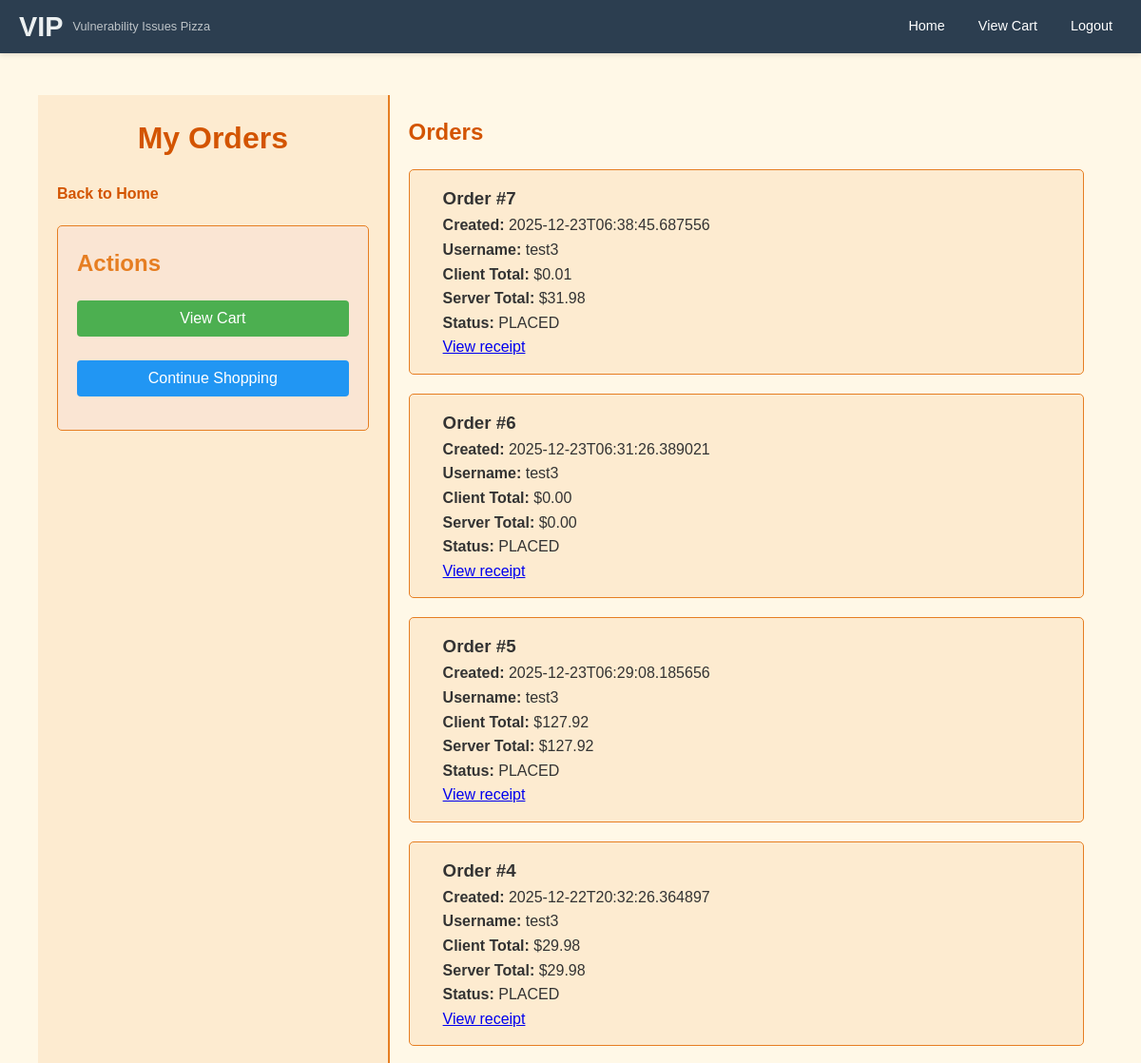
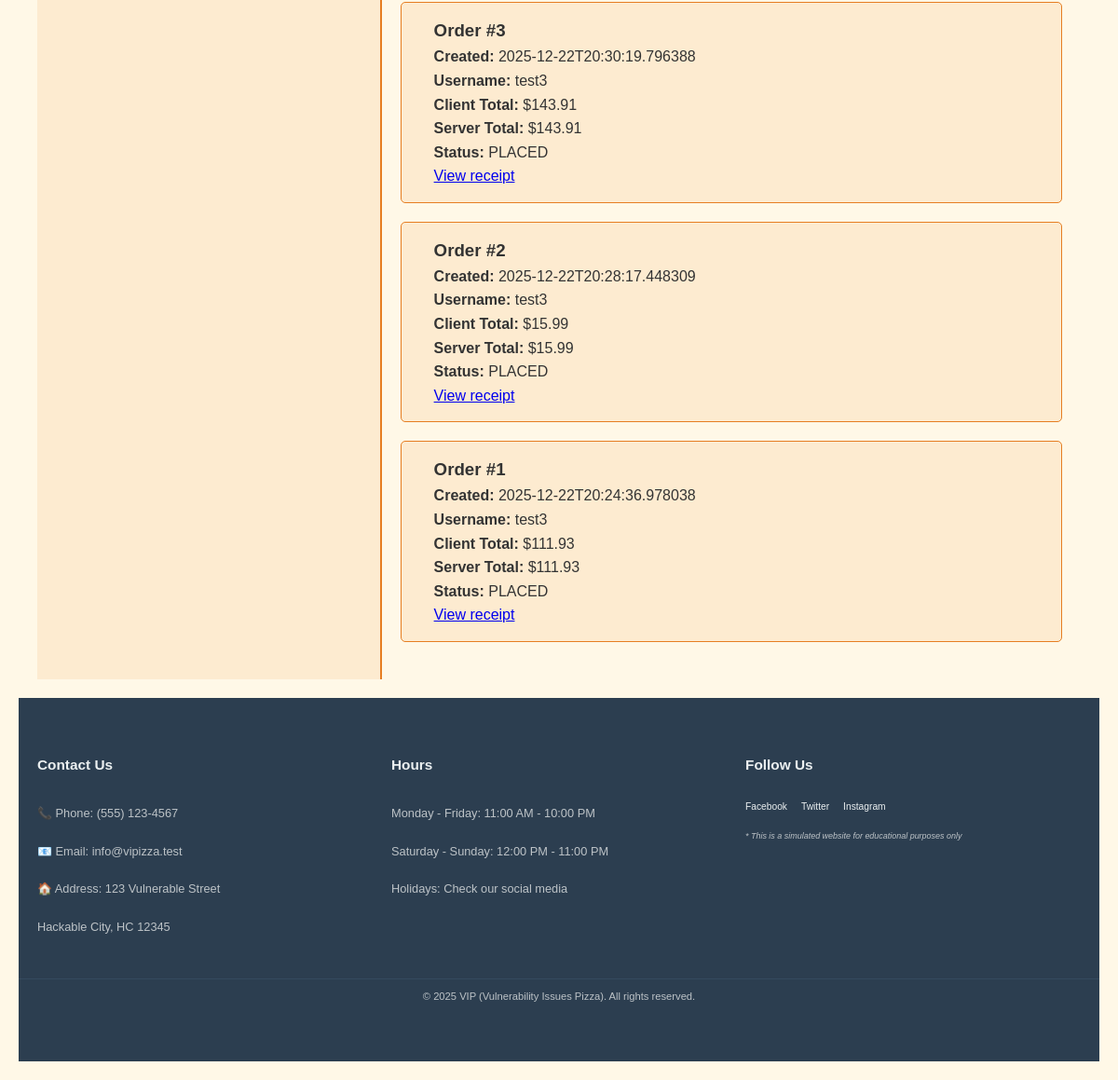
Page /my-orders (signed in) on the committed database (2 pictures, top to bottom).
### tables this page shows
CREATE TABLE orders (
            id INTEGER PRIMARY KEY AUTOINCREMENT,
            created_at TEXT,
            user_id INTEGER,
            username TEXT,
            delivery_address TEXT,
            notes TEXT,
            coupon_code TEXT,
            client_total REAL,
            server_total REAL,
            cart_json TEXT,
            status TEXT,
            FOREIGN KEY (user_id) REFERENCES users(id)
        );

### app.py (the view)
@app.route("/my-orders")
def my_orders():
    if not session.get('user'):
        return redirect(url_for('index'))
    user_id = request.args.get('user_id')
    if not user_id:
        user_id = _get_current_user_id()
    conn = sqlite3.connect(USERS_DB_PATH)
    c = conn.cursor()
    query = f"SELECT id, created_at, username, client_total, server_total, status FROM orders WHERE user_id = {user_id} ORDER BY id DESC"
    c.execute(query)
    orders = c.fetchall()
    conn.close()
    return render_template("my_orders.html", orders=orders, executed_query=query)

### app.py (called while the page is built)
def _get_current_user_id():
    if not session.get('user'):
        return None
    conn = sqlite3.connect(USERS_DB_PATH)
    c = conn.cursor()
    c.execute("SELECT id FROM users WHERE username = ?", (session.get('user'),))
    row = c.fetchone()
    conn.close()
    if not row:
        return None
    return row[0]

### templates/my_orders.html (shortened to what this page needs)
{% extends "base.html" %}
{% block content %}
<div class="container">
    <div class="left-column">
        <h1 class="admin-title">My Orders</h1>
        <a href="/" class="back-link">Back to Home</a>
        <div class="form-section admin-form">
            <h2>Actions</h2>
            <div class="cart-actions">
                <button type="button" onclick="window.location.href='{{ url_for('cart') }}'" class="continue-shopping">View Cart</button>
                <button type="button" onclick="window.location.href='/'" class="checkout-button">Continue Shopping</button>
            </div>
        </div>
    </div>
    <div class="right-column">
        <h2 class="manage-title">Orders</h2>
        <ul class="pizza-list">
            {% for row in orders %}
                <li class="pizza-item">
                    <div class="cart-item-content">
                        <div class="cart-item-details">
                            <h3>Order #{{ row[0] }}</h3>
                            <p><strong>Created:</strong> {{ row[1] }}</p>
                            <p><strong>Username:</strong> {{ row[2] }}</p>
                            <p><strong>Client Total:</strong> ${{ "%.2f"|format(row[3] or 0) }}</p>
                            <p><strong>Server Total:</strong> ${{ "%.2f"|format(row[4] or 0) }}</p>
                            <p><strong>Status:</strong> {{ row[5] }}</p>
                            <p><a href="{{ url_for('view_order', order_id=row[0]) }}">View receipt</a></p>
                        </div>
                    </div>
                </li>
            {% else %}
                <li class="pizza-item empty-cart">
                    <p>No orders found.</p>
                </li>
            {% endfor %}
        </ul>
    </div>
</div>
{% endblock %}

### static/css/styles.css (style rules this page uses)
* { margin: 0; padding: 0; box-sizing: border-box; }
html, body { width: 100%; margin: 0; padding: 0; min-height: 100vh; overflow-x: hidden; }
body { font-family: Arial, sans-serif; line-height: 1.6; display: flex; flex-direction: column; background-color: #fff5eb; position: relative; }
body, h1, h2, h3, p, ul, li, input, textarea, button, form { margin: 0; padding: 0; box-sizing: border-box; }
body { font-family: Arial, sans-serif; background-color: #FFF8E7; color: #333; line-height: 1.6; display: flex; justify-content: center; padding: 20px; }
.container { display: flex; max-width: 1200px; width: 100%; }
.left-column { width: 33%; padding: 20px; background-color: #FDEBD0; border-right: 2px solid #E67E22; }
.left-column h1 { color: #D35400; margin-bottom: 20px; }
.form-section { margin-bottom: 20px; padding: 15px; background-color: #FAE5D3; border: 1px solid #E67E22; border-radius: 5px; }
.form-section h2 { margin-bottom: 15px; color: #E67E22; }
input, button { width: 100%; padding: 10px; margin-bottom: 15px; border: 1px solid #CCC; border-radius: 5px; }
button { background-color: #D35400; color: white; font-size: 1em; border: none; cursor: pointer; }
.right-column { width: 67%; padding: 20px; }
.right-column h2 { color: #D35400; margin-bottom: 20px; }
.admin-title { color: #D35400; text-align: center; margin-bottom: 20px; }
.back-link { display: inline-block; margin-bottom: 20px; color: #D35400; text-decoration: none; font-weight: bold; }
.admin-form { padding: 20px; background-color: #FAE5D3; border: 1px solid #E67E22; border-radius: 5px; }
.admin-form h2 { color: #E67E22; margin-bottom: 15px; }
.manage-title { color: #D35400; margin-bottom: 20px; }
.pizza-list { list-style: none; padding: 0; margin: 0; }
.pizza-item { margin-bottom: 20px; padding: 15px; background-color: #FDEBD0; border: 1px solid #E67E22; border-radius: 5px; }
button { padding: 8px 15px; background-color: #ff4444; color: white; border: none; border-radius: 4px; cursor: pointer; transition: background-color 0.3s; }
.cart-item-content { display: flex; align-items: flex-start; width: 100%; }
.cart-item-details { flex-grow: 1; margin-left: 20px; }
.cart-actions { margin-top: 20px; display: flex; flex-direction: column; gap: 10px; }
.continue-shopping { background-color: #4CAF50 !important; color: white; padding: 10px 20px; border: none; border-radius: 4px; cursor: pointer; width: 100%; }
.checkout-button { background-color: #2196F3 !important; color: white; padding: 10px 20px; border: none; border-radius: 4px; cursor: pointer; width: 100%; }

### rows in the picture
orders: id "7", created_at "2025-12-23T06:38:45.687556", username "test3", client_total "0.01", server_total "31.98", status "PLACED"
orders: id "6", created_at "2025-12-23T06:31:26.389021", username "test3", client_total "0.00", server_total "0.00", status "PLACED"
orders: id "5", created_at "2025-12-23T06:29:08.185656", username "test3", client_total "127.92", server_total "127.92", status "PLACED"
orders: id "4", created_at "2025-12-22T20:32:26.364897", username "test3", client_total "29.98", server_total "29.98", status "PLACED"
orders: id "3", created_at "2025-12-22T20:30:19.796388", username "test3", client_total "143.91", server_total "143.91", status "PLACED"
orders: id "2", created_at "2025-12-22T20:28:17.448309", username "test3", client_total "15.99", server_total "15.99", status "PLACED"
orders: id "1", created_at "2025-12-22T20:24:36.978038", username "test3", client_total "111.93", server_total "111.93", status "PLACED"
